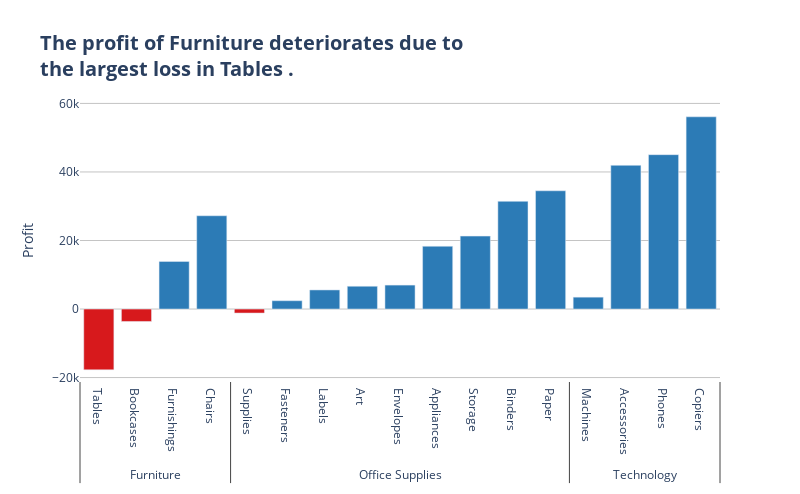

Notebook code cell kept with this figure:
### Code cell
fig = go.Figure(go.Bar(
    x=[df24_wk28_profit_by_category["Category"], df24_wk28_profit_by_category["Sub-Category"]],
    y=df24_wk28_profit_by_category["Profit"],
    marker=dict(
        color=[negative_color if profit<0 else positive_color for profit in df24_wk28_profit_by_category["Profit"]],
    )
))

fig.update_traces(
    hovertemplate="%{x}:<br><b>%{y:$,.0f}<b><extra></extra>",
    hoverlabel=dict(
        bgcolor="white",
    )
)

fig.update_layout(
    width=800, height=800*0.618,
    plot_bgcolor="white",
    yaxis=dict(
        gridcolor=light_gray,
        title_text="Profit",
        range=[-21000, 61000],
        zeroline=True,
        zerolinecolor=light_gray,
        zerolinewidth=1,
    ),
    title=dict(
        text="<b>The profit of Furniture deteriorates due to <br>the largest loss in Tables .</b>",
        font_size=20,
    )
)

fig.show()

### Figure 1 — Plotly figure (JSON) as saved in the notebook; plotly's stock layout.template omitted (floating-point values rounded to 4 significant figures)
{"data": [{"hoverlabel": {"bgcolor": "white"}, "hovertemplate": "%{x}:<br><b>%{y:$,.0f}<b><extra></extra>", "marker": {"color": ["#d7191c", "#d7191c", "#2c7bb6", "#2c7bb6", "#d7191c", "#2c7bb6", "#2c7bb6", "#2c7bb6", "#2c7bb6", "#2c7bb6", "#2c7bb6", "#2c7bb6", "#2c7bb6", "#2c7bb6", "#2c7bb6", "#2c7bb6", "#2c7bb6"]}, "type": "bar", "x": [["Furniture", "Furniture", "Furniture", "Furniture", "Office Supplies", "Office Supplies", "Office Supplies", "Office Supplies", "Office Supplies", "Office Supplies", "Office Supplies", "Office Supplies", "Office Supplies", "Technology", "Technology", "Technology", "Technology"], ["Tables", "Bookcases", "Furnishings", "Chairs", "Supplies", "Fasteners", "Labels", "Art", "Envelopes", "Appliances", "Storage", "Binders", "Paper", "Machines", "Accessories", "Phones", "Copiers"]], "y": [-17750.0, -3632.0, 13890.0, 27220.0, -1171.0, 2429.0, 5573.0, 6653.0, 6988.0, 18330.0, 21290.0, 31430.0, 34510.0, 3462.0, 41940.0, 45050.0, 56090.0]}], "layout": {"height": 494.4, "plot_bgcolor": "white", "title": {"font": {"size": 20}, "text": "<b>The profit of Furniture deteriorates due to <br>the largest loss in Tables .</b>"}, "width": 800, "yaxis": {"gridcolor": "#C4C4C4", "range": [-21000, 61000], "title": {"text": "Profit"}, "zeroline": true, "zerolinecolor": "#C4C4C4", "zerolinewidth": 1}}}
